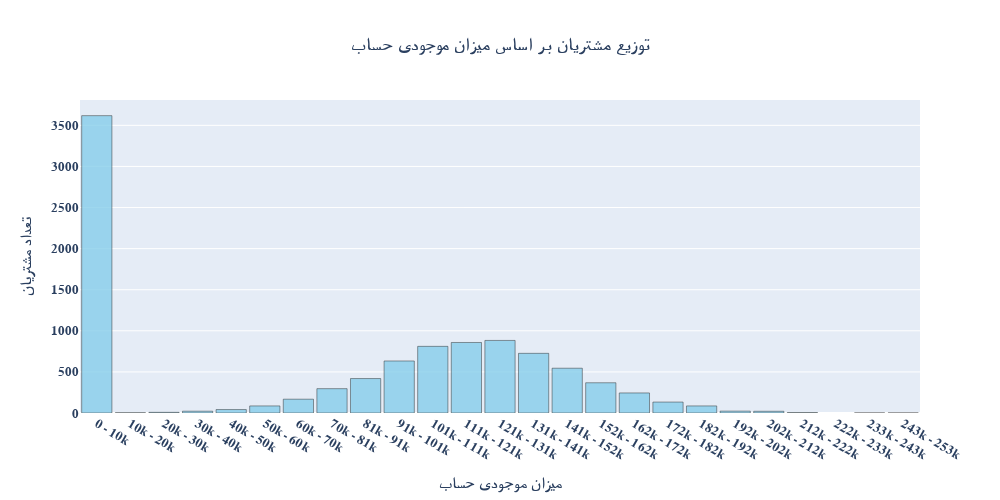

Write notebook code for a chart like this one.
### Code cell
col = "Balance"
title = "توزیع مشتریان بر اساس میزان موجودی حساب"
xtitle = "میزان موجودی حساب"
ytitle = "تعداد مشتریان"
width = global_width
hight = global_height
draw_histogram(df, col, title, xtitle, ytitle, width, hight, 
               method='Scott', format_k_labels=True, save=True)

### Figure 1 — Plotly figure (JSON) as saved in the notebook; plotly's stock layout.template omitted (floating-point values rounded to 4 significant figures; data arrays with more than 128 entries replaced by an {"elided": "..."} marker saying what was removed)
{"data": [{"marker": {"color": "skyblue", "line": {"color": "black", "width": 0.5}}, "opacity": 0.8, "type": "histogram", "x": {"elided": "10000 float values"}, "xbins": {"end": 261000.0, "size": 10136, "start": 0}}], "layout": {"bargap": 0.1, "font": {"family": "Vazir FD-WOL", "size": 13, "weight": "bold"}, "height": 500, "title": {"text": "توزیع مشتریان بر اساس میزان موجودی حساب", "x": 0.5, "xanchor": "center"}, "width": 1000, "xaxis": {"tickmode": "array", "ticktext": ["0 - 10k", "10k - 20k", "20k - 30k", "30k - 40k", "40k - 50k", "50k - 60k", "60k - 70k", "70k - 81k", "81k - 91k", "91k - 101k", "101k - 111k", "111k - 121k", "121k - 131k", "131k - 141k", "141k - 152k", "152k - 162k", "162k - 172k", "172k - 182k", "182k - 192k", "192k - 202k", "202k - 212k", "212k - 222k", "222k - 233k", "233k - 243k", "243k - 253k"], "tickvals": [5068.0, 15200.0, 25340.0, 35480.0, 45610.0, 55750.0, 65880.0, 76020.0, 86160.0, 96290.0, 106400.0, 116600.0, 126700.0, 136800.0, 147000.0, 157100.0, 167200.0, 177400.0, 187500.0, 197700.0, 207800.0, 217900.0, 228100.0, 238200.0, 248300.0], "title": {"text": "میزان موجودی حساب"}}, "yaxis": {"title": {"text": "تعداد مشتریان"}}}}
